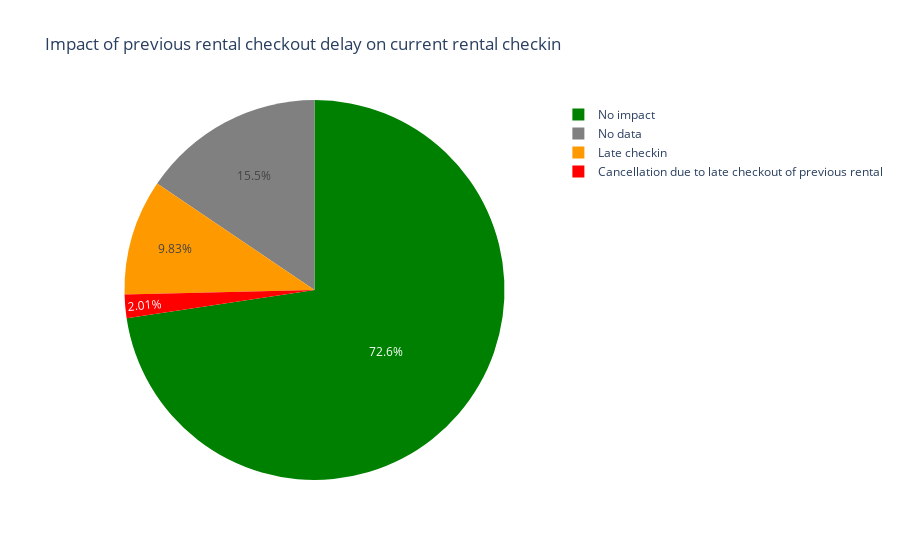

Notebook code for this chart:
### Code cell
df_impact = df1['impact'].value_counts(normalize=True).reset_index()
color_mapping = {'No impact' : 'green', 'No data' : 'grey',
       'Cancellation due to late checkout of previous rental' : 'red',
       'Late checkin' : '#FF9900'}
fig = px.pie(df_impact, values='proportion', names='impact', color = 'impact', color_discrete_map=color_mapping, title='Impact of previous rental checkout delay on current rental checkin')
fig.show()

### Figure 1 — Plotly figure (JSON) as saved in the notebook; plotly's stock layout.template omitted (floating-point values rounded to 4 significant figures)
{"data": [{"customdata": [["No impact"], ["No data"], ["Late checkin"], ["Cancellation due to late checkout of previous rental"]], "domain": {"x": [0, 1], "y": [0, 1]}, "hovertemplate": "impact=%{customdata[0]}<br>proportion=%{value}<extra></extra>", "labels": ["No impact", "No data", "Late checkin", "Cancellation due to late checkout of previous rental"], "legendgroup": "", "marker": {"colors": ["green", "grey", "#FF9900", "red"]}, "name": "", "showlegend": true, "type": "pie", "values": [0.7262, 0.1554, 0.09832, 0.0201]}], "layout": {"legend": {"tracegroupgap": 0}, "title": {"text": "Impact of previous rental checkout delay on current rental checkin"}}}
